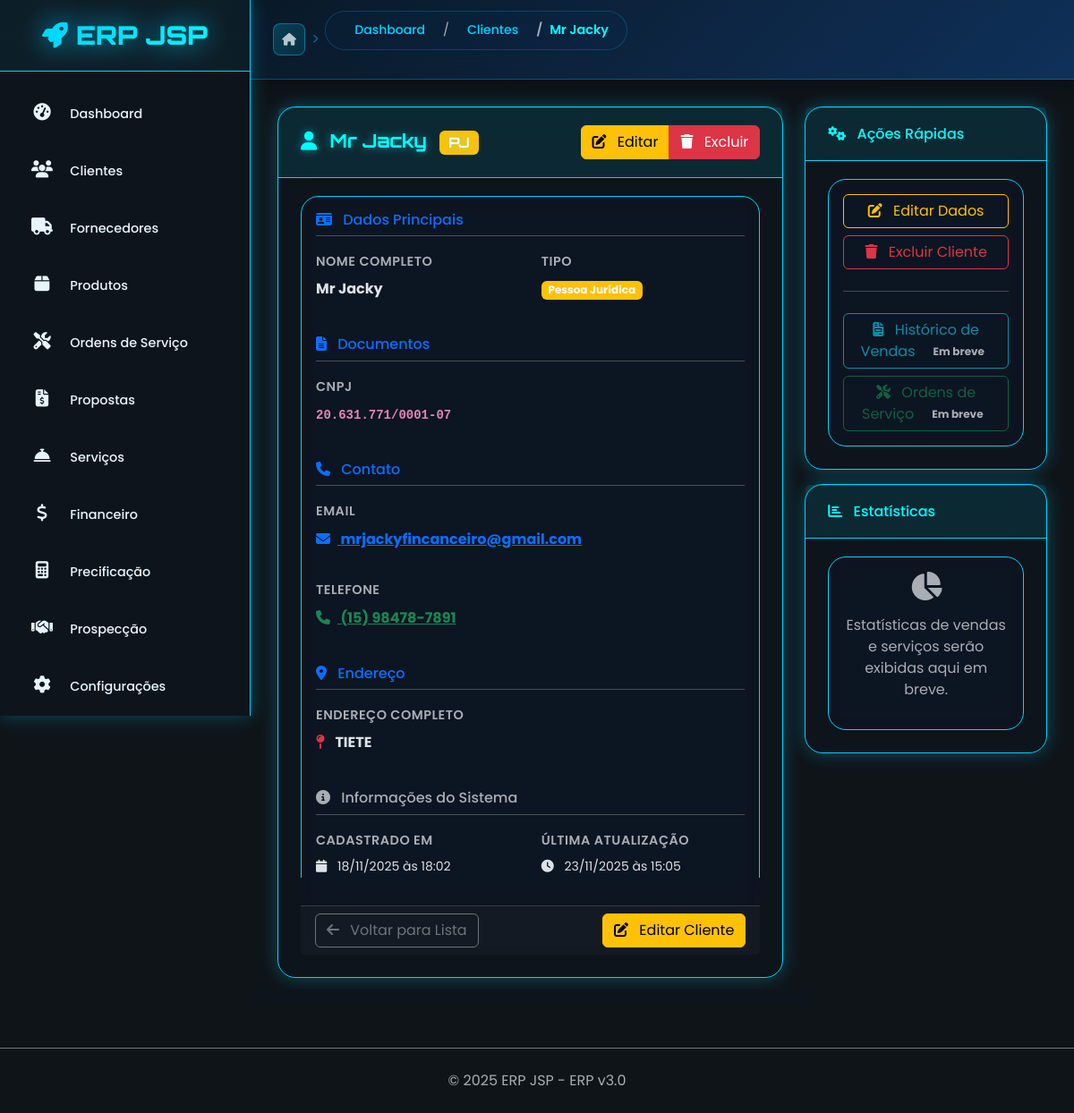
The page /cliente/12 on the database its author committed.
### app/cliente/cliente_model.py (models this page shows, shortened)
class Cliente(BaseModel):
    __tablename__ = 'clientes'
    nome = db.Column(db.String(150), nullable=False, index=True)
    nome_fantasia = db.Column(db.String(150), index=True)  # Para PJ
    razao_social = db.Column(db.String(200))  # Para PJ
    tipo = db.Column(db.String(20), nullable=False, default='PF')  # PF ou PJ
    cpf_cnpj = db.Column(db.String(20), unique=True, index=True)
    rg_ie = db.Column(db.String(20))
    im = db.Column(db.String(20))  # Inscrição Municipal
    email = db.Column(db.String(150), index=True)
    email_financeiro = db.Column(db.String(150))  # Email específico para cobrança
    telefone = db.Column(db.String(20))
    celular = db.Column(db.String(20))
    whatsapp = db.Column(db.String(20))
    site = db.Column(db.String(200))
    contato_nome = db.Column(db.String(100))  # Nome do responsável
    contato_cargo = db.Column(db.String(100))  # Cargo do responsável
    contato_telefone = db.Column(db.String(20))
    contato_email = db.Column(db.String(150))
    cep = db.Column(db.String(10))
    endereco = db.Column(db.String(200))
    numero = db.Column(db.String(20))
    complemento = db.Column(db.String(100))
    bairro = db.Column(db.String(100))
    cidade = db.Column(db.String(100))
    estado = db.Column(db.String(2))
    pais = db.Column(db.String(50), default='Brasil')
    segmento = db.Column(db.String(100))  # Setor de atuação
    porte_empresa = db.Column(db.String(20))  # MEI, ME, EPP, Grande
    origem = db.Column(db.String(50))  # Como conheceu a empresa
    classificacao = db.Column(db.String(20), default='A')  # A, B, C (qualidade)
    limite_credito = db.Column(db.Numeric(10, 2), default=0)
    forma_pagamento_padrao = db.Column(db.String(50))
    prazo_pagamento_padrao = db.Column(db.Integer, default=30)  # dias
    desconto_padrao = db.Column(db.Numeric(5, 2), default=0)  # %
    data_nascimento = db.Column(db.Date)  # Para PF
    data_fundacao = db.Column(db.Date)  # Para PJ
    genero = db.Column(db.String(20))  # Para PF
    estado_civil = db.Column(db.String(20))  # Para PF
    profissao = db.Column(db.String(100))  # Para PF
    observacoes = db.Column(db.Text)
    observacoes_internas = db.Column(db.Text)  # Não visível em relatórios
    status = db.Column(db.String(20), default='ativo')  # ativo, inativo, bloqueado
    motivo_bloqueio = db.Column(db.String(200))
    @property
    def nome_display(self):
        if self.tipo == 'PJ' and self.nome_fantasia:
            return self.nome_fantasia.title()
        return self.nome.title() if self.nome else ''
    @property
    def documento_formatado(self):
        if not self.cpf_cnpj:
            return ''
        doc = ''.join(filter(str.isdigit, self.cpf_cnpj))
        if len(doc) == 11:  # CPF
            return f'{doc[:3]}.{doc[3:6]}.{doc[6:9]}-{doc[9:]}'
        elif len(doc) == 14:  # CNPJ
            return f'{doc[:2]}.{doc[2:5]}.{doc[5:8]}/{doc[8:12]}-{doc[12:]}'
        return self.cpf_cnpj
    @property
    def endereco_completo(self):
        partes = []
        if self.bairro:
            partes.append(self.bairro)
        if self.cidade and self.estado:
            partes.append(f'{self.cidade}/{self.estado}')
        elif self.cidade:
            partes.append(self.cidade)
        if self.cep:
            cep_formatado = self.cep_formatado
            if cep_formatado:
                partes.append(f'CEP: {cep_formatado}')
        return ' - '.join(partes) if partes else ''

### app/cliente/cliente_routes.py (the view)
@cliente_bp.route('/<int:id>')
def visualizar(id):
    cliente = Cliente.query.get_or_404(id)
    return render_template('cliente/visualizar.html', cliente=cliente)

### app/cliente/templates/cliente/visualizar.html (shortened to what this page needs)
{% extends "base.html" %}
{% block breadcrumb %}
<nav aria-label="breadcrumb">
    <ol class="breadcrumb">
        <li class="breadcrumb-item"><a href="{{ url_for('painel.dashboard') }}">Dashboard</a></li>
        <li class="breadcrumb-item"><a href="{{ url_for('cliente.listar') }}">Clientes</a></li>
        <li class="breadcrumb-item active">{{ cliente.nome }}</li>
    </ol>
</nav>
{% endblock %}
{% block content %}
<div class="row">
    <div class="col-lg-8">
        <div class="card">
            <div class="card-header d-flex justify-content-between align-items-center">
                <h4 class="mb-0">
                    <i class="fas fa-user me-2"></i>
                    {{ cliente.nome_display }}
                    <span class="badge bg-{{ 'info' if cliente.tipo == 'PF' else 'warning' }} ms-2">
                        {{ cliente.tipo }}
                    </span>
                </h4>
                <div class="btn-group">
                    <a href="{{ url_for('cliente.editar', id=cliente.id) }}" class="btn btn-warning">
                        <i class="fas fa-edit me-2"></i>
                        Editar
                    </a>
                    <button type="button"
                            class="btn btn-danger"
                            onclick="confirmarExclusao('{{ cliente.nome }}', '{{ url_for('cliente.excluir', id=cliente.id) }}')">
                        <i class="fas fa-trash me-2"></i>
                        Excluir
                    </button>
                </div>
            </div>
            <div class="card-body">
                <div class="row mb-4">
                    <div class="col-12">
                        <h6 class="text-primary border-bottom pb-2 mb-3">
                            <i class="fas fa-id-card me-2"></i>
                            Dados Principais
                        </h6>
                    </div>
                    <div class="col-md-6">
                        <div class="mb-3">
                            <label class="form-label text-muted">Nome Completo</label>
                            <div class="fw-bold">{{ cliente.nome_display }}</div>
                        </div>
                    </div>
                    <div class="col-md-6">
                        <div class="mb-3">
                            <label class="form-label text-muted">Tipo</label>
                            <div>
                                <span class="badge bg-{{ 'info' if cliente.tipo == 'PF' else 'warning' }}">
                                    {{ 'Pessoa Física' if cliente.tipo == 'PF' else 'Pessoa Jurídica' }}
                                </span>
                            </div>
                        </div>
                    </div>
                </div>
                {% if cliente.cpf_cnpj or cliente.rg_ie %}
                <div class="row mb-4">
                    <div class="col-12">
                        <h6 class="text-primary border-bottom pb-2 mb-3">
                            <i class="fas fa-file-alt me-2"></i>
                            Documentos
                        </h6>
                    </div>
                    {% if cliente.cpf_cnpj %}
                    <div class="col-md-6">
                        <div class="mb-3">
                            <label class="form-label text-muted">
                                {{ 'CPF' if cliente.tipo == 'PF' else 'CNPJ' }}
                            </label>
                            <div class="fw-bold">
                                <code>{{ cliente.documento_formatado }}</code>
                            </div>
                        </div>
                    </div>
                    {% endif %}
                </div>
                {% endif %}
                {% if cliente.email or cliente.telefone or cliente.celular %}
                <div class="row mb-4">
                    <div class="col-12">
                        <h6 class="text-primary border-bottom pb-2 mb-3">
                            <i class="fas fa-phone me-2"></i>
                            Contato
                        </h6>
                    </div>
                    {% if cliente.email %}
                    <div class="col-md-12 mb-3">
                        <div class="mb-3">
                            <label class="form-label text-muted">Email</label>
                            <div>
                                <a href="mailto:{{ cliente.email }}" class="text-primary fw-bold">
                                    <i class="fas fa-envelope me-2"></i>
                                    {{ cliente.email }}
                                </a>
                            </div>
                        </div>
                    </div>
                    {% endif %}
                    {% if cliente.telefone %}
                    <div class="col-md-6">
                        <div class="mb-3">
                            <label class="form-label text-muted">Telefone</label>
                            <div>
                                <a href="tel:{{ cliente.telefone }}" class="text-success fw-bold">
                                    <i class="fas fa-phone me-2"></i>
                                    {{ cliente.telefone }}
                                </a>
                            </div>
                        </div>
                    </div>
                    {% endif %}
                </div>
                {% endif %}
                {% if cliente.endereco_completo %}
                <div class="row mb-4">
                    <div class="col-12">
                        <h6 class="text-primary border-bottom pb-2 mb-3">
                            <i class="fas fa-map-marker-alt me-2"></i>
                            Endereço
                        </h6>
                    </div>
                    <div class="col-12">
                        <div class="mb-3">
                            <label class="form-label text-muted">Endereço Completo</label>
                            <div class="fw-bold">
                                <i class="fas fa-map-pin me-2 text-danger"></i>
                                {{ cliente.endereco_completo }}
                            </div>
                        </div>
                    </div>
                </div>
                {% endif %}
                <div class="row">
                    <div class="col-12">
                        <h6 class="text-muted border-bottom pb-2 mb-3">
                            <i class="fas fa-info-circle me-2"></i>
                            Informações do Sistema
                        </h6>
                    </div>
                    <div class="col-md-6">
                        <div class="mb-3">
                            <label class="form-label text-muted">Cadastrado em</label>
                            <div class="small">
                                <i class="fas fa-calendar me-2"></i>
                                {{ cliente.criado_em.strftime('%d/%m/%Y às %H:%M') }}
                            </div>
                        </div>
                    </div>
                    <div class="col-md-6">
                        <div class="mb-3">
                            <label class="form-label text-muted">Última atualização</label>
                            <div class="small">
                                <i class="fas fa-clock me-2"></i>
                                {{ cliente.atualizado_em.strftime('%d/%m/%Y às %H:%M') }}
                            </div>
                        </div>
                    </div>
                </div>
            </div>
            <div class="card-footer">
                <div class="d-flex justify-content-between">
                    <a href="{{ url_for('cliente.listar') }}" class="btn btn-outline-secondary">
                        <i class="fas fa-arrow-left me-2"></i>
                        Voltar para Lista
                    </a>
                    <div class="btn-group">
                        <a href="{{ url_for('cliente.editar', id=cliente.id) }}" class="btn btn-warning">
                            <i class="fas fa-edit me-2"></i>
                            Editar Cliente
                        </a>
                    </div>
                </div>
            </div>
        </div>
    </div>
    <div class="col-lg-4">
        <div class="card">
            <div class="card-header">
                <h6 class="mb-0">
                    <i class="fas fa-cogs me-2"></i>
                    Ações Rápidas
                </h6>
            </div>
            <div class="card-body">
                <div class="d-grid gap-2">
                    <a href="{{ url_for('cliente.editar', id=cliente.id) }}" class="btn btn-outline-warning">
                        <i class="fas fa-edit me-2"></i>
                        Editar Dados
                    </a>
                    <button type="button"
                            class="btn btn-outline-danger"
                            onclick="confirmarExclusao('{{ cliente.nome }}', '{{ url_for('cliente.excluir', id=cliente.id) }}')">
                        <i class="fas fa-trash me-2"></i>
                        Excluir Cliente
                    </button>
                    <hr>
                    <button class="btn btn-outline-info" disabled>
                        <i class="fas fa-file-invoice me-2"></i>
                        Histórico de Vendas
                        <span class="badge bg-secondary ms-2">Em breve</span>
                    </button>
                    <button class="btn btn-outline-success" disabled>
                        <i class="fas fa-tools me-2"></i>
                        Ordens de Serviço
                        <span class="badge bg-secondary ms-2">Em breve</span>
                    </button>
                </div>
            </div>
        </div>
        <div class="card mt-3">
            <div class="card-header">
                <h6 class="mb-0">
                    <i class="fas fa-chart-bar me-2"></i>
                    Estatísticas
                </h6>
            </div>
            <div class="card-body text-center">
                <div class="text-muted">
                    <i class="fas fa-chart-pie fa-2x mb-3"></i>
                    <p>Estatísticas de vendas e serviços serão exibidas aqui em breve.</p>
                </div>
            </div>
        </div>
    </div>
</div>
{% endblock %}

### rows shown on the page
Cliente: nome "Mr Jacky", nome_display "Mr Jacky", tipo "PJ", tipo "Pessoa Jurídica", tipo "CNPJ", documento_formatado "20.631.771/0001-07", email "mrjackyfincanceiro@gmail.com", telefone "(15) 98478-7891", endereco_completo "TIETE", criado_em "18/11/2025 às 18:02", atualizado_em "23/11/2025 às 15:05"

### other values the page prints
{{ COMPANY_NAME }} "ERP JSP"
{{ SYSTEM_VERSION }} "3.0"
